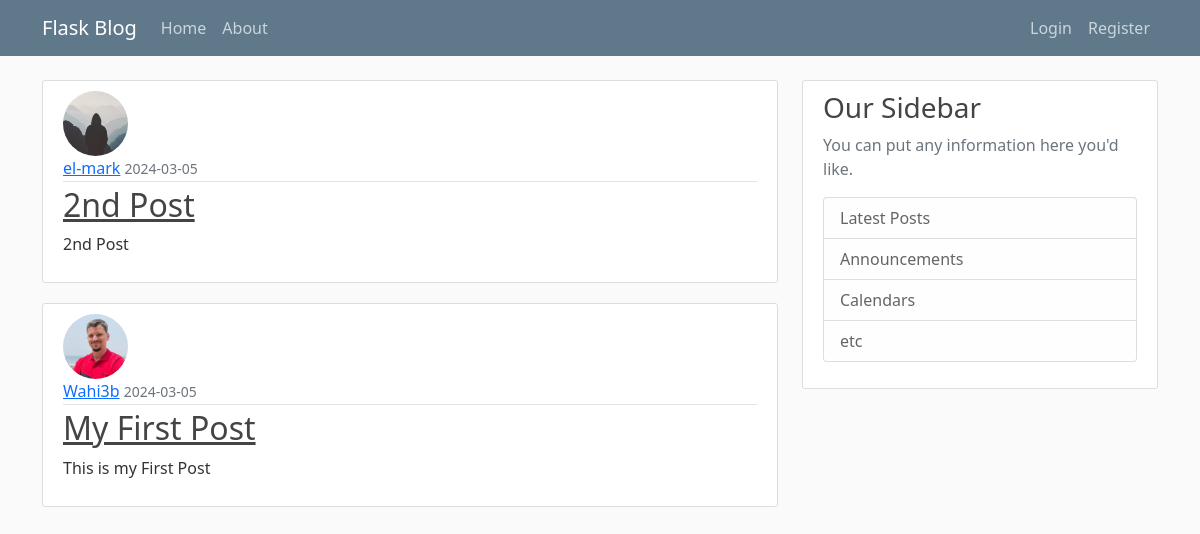
The app's page /, older data.
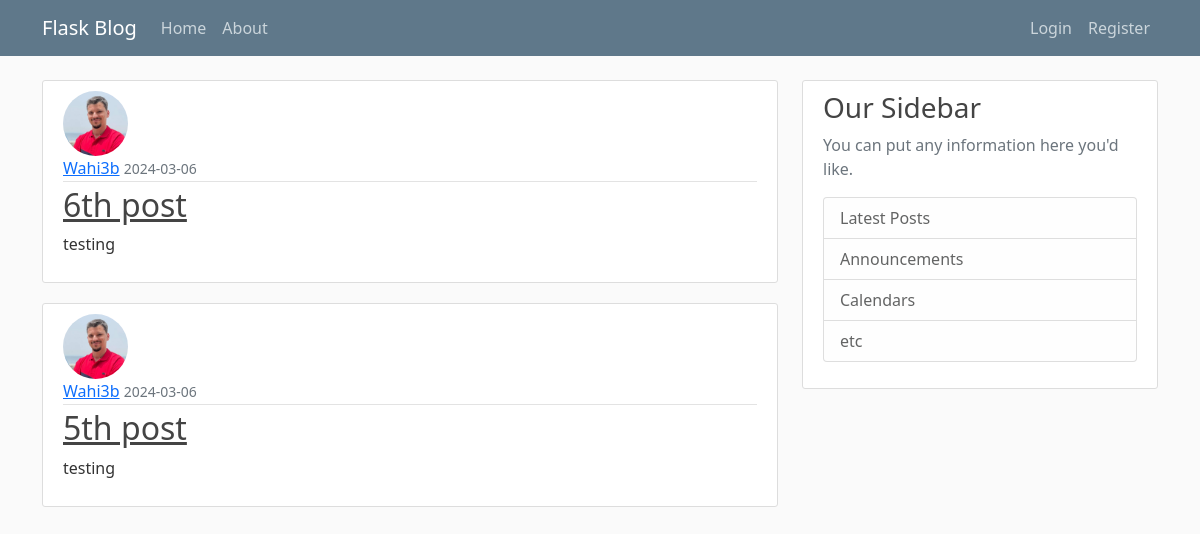
The same page, newer data.
### flaskblog/models.py (models this page shows, shortened)
class Post(db.Model):
    id = db.Column(db.Integer,primary_key=True)
    title = db.Column(db.String(100), nullable =False)
    date_posted= db.Column(db.DateTime,nullable=False,default= datetime.utcnow)
    content = db.Column(db.Text,nullable=False)
    user_id = db.Column(db.Integer, db.ForeignKey('user.id'),nullable=False)

class User(db.Model,UserMixin):
    id = db.Column(db.Integer,primary_key=True)
    username = db.Column(db.String(32), unique=True, nullable=False)
    email = db.Column(db.String(120), unique=True, nullable=False)
    image_file = db.Column(db.String(20), nullable=False, default='default.jpeg')
    password = db.Column(db.String(60), nullable=False)
    posts = db.relationship('Post',backref='author',lazy=True)

### flaskblog/routes.py (the view)
@app.route('/')
def home():
    page = request.args.get('page', default = 1, type = int)
    posts = Post.query.order_by(Post.date_posted.desc()).paginate(page=page, per_page=2)
    return render_template('home.html',posts=posts)

### flaskblog/templates/home.html
{% extends "layout.html" %}
{% block content %}
    {% for post in posts.items %}
        <article class="media content-section">
          <img class="rounded-circle article-img" src= "{{ url_for('static', filename ='profile_pics/' + post.author.image_file) }}">
          <div class="media-body">
            <div class="article-metadata">
              <a class="mr-2" href="#">{{ post.author.username }}</a>
              <small class="text-muted">{{ post.date_posted.strftime('%Y-%m-%d') }}</small>
            </div>
            <h2><a class="article-title" href=" {{ url_for('post', post_id=post.id) }} ">{{ post.title }}</a></h2>
            <p class="article-content">{{ post.content }}</p>
          </div>
        </article>
    {% endfor %}
{% endblock content %}

Row changes from the older to the newer data that the page shows:
no longer on this page (row unchanged): Post: image_file (placeholder picture), author.username "el-mark", date_posted "2024-03-05", title "2nd Post", content "2nd Post"
no longer on this page (row edited): Post: image_file (picture), author.username "Wahi3b", date_posted "2024-03-05", title "My First Post", content "This is my First Post"
added Post: image_file (picture), author.username "Wahi3b", date_posted "2024-03-06", title "6th post", content "testing"
added Post: image_file (picture), author.username "Wahi3b", date_posted "2024-03-06", title "5th post", content "testing"
